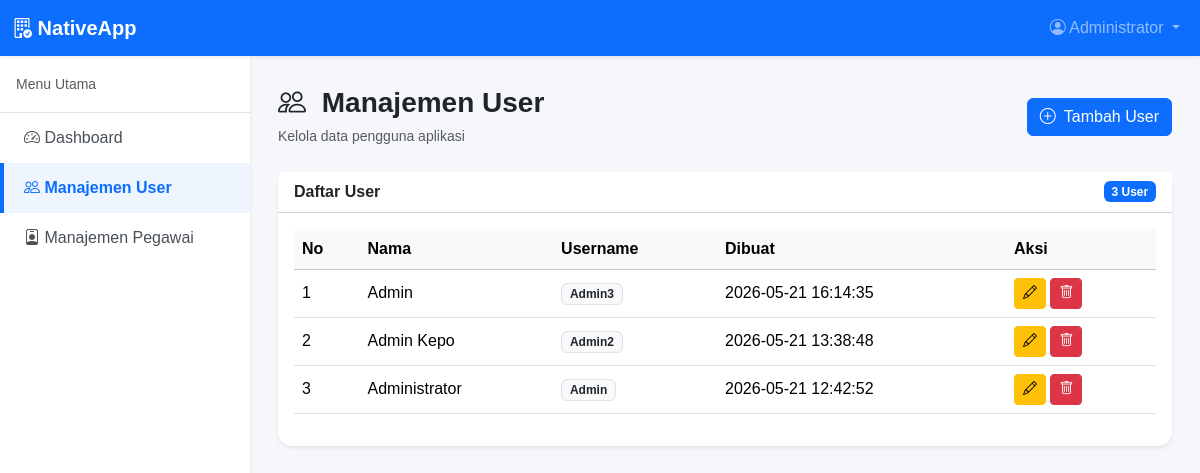
The app's page /index.php?page=user (signed in) with its own data.
### tables this page shows
CREATE TABLE `users` (
  `id` int NOT NULL,
  `nama` varchar(100) DEFAULT NULL,
  `username` varchar(100) DEFAULT NULL,
  `password` varchar(255) DEFAULT NULL,
  `role` varchar(50) DEFAULT NULL,
  `created_at` timestamp NULL DEFAULT CURRENT_TIMESTAMP
);

### helpers/auth.php (called while the page is built, shortened)
<?php
function e($text)
{
    return htmlspecialchars((string)$text, ENT_QUOTES, 'UTF-8');
}
?>

### views/user/index.php (the view, shortened to what this page needs)
<?php
$result = mysqli_query($koneksi, "SELECT id, nama, username, created_at FROM users ORDER BY id DESC");
$users = mysqli_fetch_all($result, MYSQLI_ASSOC);
?>
<div class="d-flex justify-content-between align-items-center mb-4">
    <div>
        <h3 class="fw-bold mb-1"> <i class="bi bi-people me-2"></i> Manajemen User</h3>
        <small class="text-muted">Kelola data pengguna aplikasi</small>
    </div>
    <button type="button" class="btn btn-primary" data-bs-toggle="modal" data-bs-target="#modalTambahUser">
        <i class="bi bi-plus-circle me-1"></i> Tambah User
    </button>
</div>
<div class="card shadow-sm border-0">
    <div class="card-header bg-white fw-bold d-flex justify-content-between align-items-center">
        <span>Daftar User</span>
        <span class="badge bg-primary"><?= count($users); ?> User</span>
    </div>
    <div class="card-body table-responsive">
        <table class="table table-hover align-middle">
            <thead class="table-light">
                <tr>
                    <th>No</th>
                    <th>Nama</th>
                    <th>Username</th>
                    <th>Dibuat</th>
                    <th width="150">Aksi</th>
                </tr>
            </thead>
            <tbody>
                <?php foreach ($users as $no => $row): ?>
                    <tr>
                        <td><?= $no + 1; ?></td>
                        <td><?= e($row['nama']); ?></td>
                        <td><span class="badge bg-light text-dark border"><?= e($row['username']); ?></span></td>
                        <td><?= e($row['created_at']); ?></td>
                        <td>
                            <button type="button" class="btn btn-sm btn-warning" data-bs-toggle="modal" data-bs-target="#modalEditUser<?= e($row['id']); ?>">
                                <i class="bi bi-pencil"></i>
                            </button>
                            <a class="btn btn-sm btn-danger" onclick="return confirm('Hapus data ini?')" href="index.php?page=user&aksi=hapus&id=<?= e($row['id']); ?>">
                                <i class="bi bi-trash"></i>
                            </a>
                        </td>
                    </tr>
                <?php endforeach; ?>
            </tbody>
        </table>
    </div>
</div>

### layouts/header.php (shortened to what this page needs)
<?php require_once __DIR__ . '/../helpers/auth.php'; ?>
<!DOCTYPE html>
<html lang="id">
<head>
    <link href="https://cdn.jsdelivr.net/npm/bootstrap@5.3.3/dist/css/bootstrap.min.css" rel="stylesheet">
    <link href="https://cdn.jsdelivr.net/npm/bootstrap-icons@1.11.3/font/bootstrap-icons.css" rel="stylesheet">
    <link href="assets/css/style.css" rel="stylesheet">
</head>
<body>

### layouts/navbar.php (shortened to what this page needs)
<nav class="navbar navbar-expand-lg navbar-dark bg-primary fixed-top shadow-sm">
    <div class="container-fluid">
        <a class="navbar-brand fw-bold" href="index.php?page=dashboard">
            <i class="bi bi-building-check"></i> NativeApp
        </a>
        <div class="collapse navbar-collapse" id="navbarMenu">
            <ul class="navbar-nav ms-auto">
                <li class="nav-item dropdown">
                    <a class="nav-link dropdown-toggle" href="#" data-bs-toggle="dropdown">
                        <i class="bi bi-person-circle"></i> <?= e($_SESSION['nama'] ?? 'Admin'); ?>
                    </a>
                </li>
            </ul>
        </div>
    </div>
</nav>

### layouts/sidebar.php
<?php $pageNow = $_GET['page'] ?? 'dashboard'; ?>
<div class="sidebar bg-white shadow-sm">
    <div class="p-3 border-bottom">
        <small class="text-muted">Menu Utama</small>
    </div>
    <a class="sidebar-link <?= $pageNow === 'dashboard' ? 'active' : ''; ?>" href="index.php?page=dashboard">
        <i class="bi bi-speedometer2"></i> Dashboard
    </a>
    <a class="sidebar-link <?= $pageNow === 'user' ? 'active' : ''; ?>" href="index.php?page=user">
        <i class="bi bi-people"></i> Manajemen User
    </a>
    <a class="sidebar-link <?= $pageNow === 'pegawai' ? 'active' : ''; ?>" href="index.php?page=pegawai">
        <i class="bi bi-person-badge"></i> Manajemen Pegawai
    </a>
</div>

### index.php (shortened to what this page needs)
<?php
require_once __DIR__ . '/config/koneksi.php';
require_once __DIR__ . '/helpers/auth.php';
$page = $_GET['page'] ?? 'dashboard';
require_once __DIR__ . '/layouts/header.php';
require_once __DIR__ . '/layouts/navbar.php';
require_once __DIR__ . '/layouts/sidebar.php';
?>
<main class="content-wrapper">
<?php
switch ($page) {
        ?>
        <?php
    case 'user':
        require_once __DIR__ . '/views/user/index.php';
        break;
}
?>
</main>
<?php require_once __DIR__ . '/layouts/footer.php'; ?>

### layouts/footer.php (shortened to what this page needs)
</body>
</html>

### assets/css/style.css (style rules this page uses)
body { background: #f5f7fb; font-family: Arial, Helvetica, sans-serif; }
.sidebar { position: fixed; top: 56px; left: 0; width: 250px; height: calc(100vh - 56px); overflow-y: auto; }
.sidebar-link { display: block; padding: 13px 20px; color: #495057; text-decoration: none; border-left: 4px solid transparent; }
.sidebar-link:hover, .sidebar-link.active { background: #eef5ff; color: #0d6efd; border-left-color: #0d6efd; font-weight: 600; }
.content-wrapper { margin-left: 250px; padding: 86px 28px 28px; }
.card { border: none; border-radius: 14px; }

### records on screen
users: nama "Admin", username "Admin3", created_at "2026-05-21 16:14:35"
users: nama "Admin Kepo", username "Admin2", created_at "2026-05-21 13:38:48"
users: nama "Administrator", username "Admin", created_at "2026-05-21 12:42:52"

### other values on screen
$_SESSION['nama'] "Administrator"
count($users) "3"
